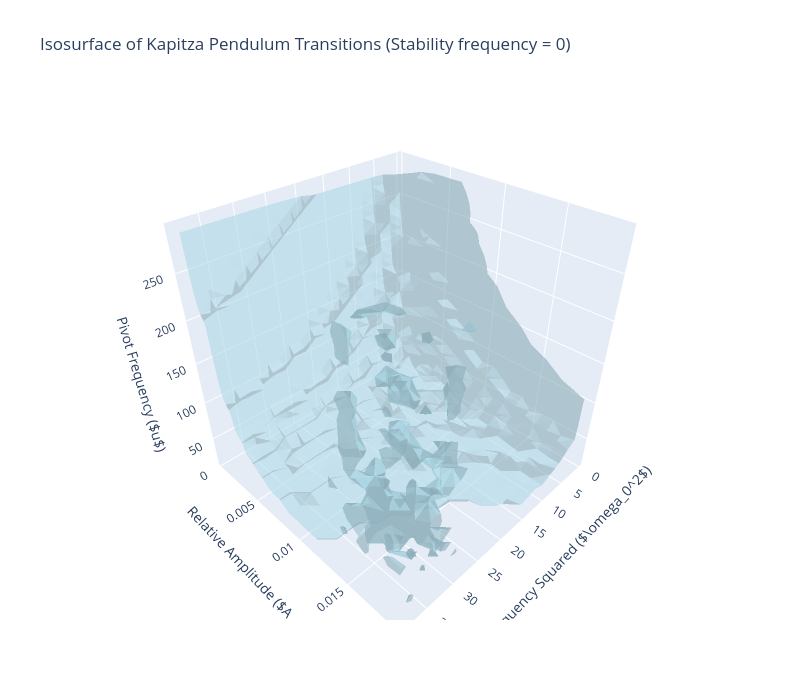

Notebook code cell kept with this figure:
### Code cell
from skimage import measure
import plotly.graph_objects as go

# 1. Run the marching cubes algorithm to extract the isosurface where value == 0
# Note: marching_cubes expects the volume axes order to match (omega_0, amplitude, frequency)
# We pass spacing to scale the coordinates to your real parameter values: (d_omega, d_amp, d_freq)
d_omega = omega_0_sqr[1] - omega_0_sqr[0]
d_amp = rel_amplitude[1] - rel_amplitude[0]
d_freq = frequency[1] - frequency[0]

# Extract isosurface at level = 0.0
verts, faces, normals, values = measure.marching_cubes(
    frequencies_3d, 
    level=0.0, 
    spacing=(d_omega, d_amp, d_freq)
)

# Shift vertices back to match your actual coordinate ranges starting points
verts[:, 0] += omega_0_sqr[0]  # x-axis: omega_0_sqr
verts[:, 1] += rel_amplitude[0] # y-axis: rel_amplitude
verts[:, 2] += frequency[0]    # z-axis: frequency

# 2. Plot the 3D surface interactively using Plotly
fig_3d = go.Figure(data=[
    go.Mesh3d(
        x=verts[:, 0],
        y=verts[:, 1],
        z=verts[:, 2],
        i=faces[:, 0],
        j=faces[:, 1],
        k=faces[:, 2],
        color='lightblue',
        opacity=0.6,
        flatshading=True
    )
])

fig_3d.update_layout(
    title='Isosurface of Kapitza Pendulum Transitions (Stability frequency = 0)',
    scene=dict(
        xaxis_title='Natural Frequency Squared ($\omega_0^2$)',
        yaxis_title='Relative Amplitude ($A_g$)',
        zaxis_title='Pivot Frequency ($\nu$)'
    ),
    width=800,
    height=700
)

fig_3d.show()

### Figure 1 — Plotly figure (JSON) as saved in the notebook; plotly's stock layout.template omitted (floating-point values rounded to 4 significant figures; data arrays with more than 128 entries replaced by an {"elided": "..."} marker saying what was removed)
{"data": [{"color": "lightblue", "flatshading": true, "i": {"elided": "2841 int values"}, "j": {"elided": "2841 int values"}, "k": {"elided": "2841 int values"}, "opacity": 0.6, "type": "mesh3d", "x": {"elided": "1599 float values"}, "y": {"elided": "1599 float values"}, "z": {"elided": "1599 float values"}}], "layout": {"height": 700, "scene": {"xaxis": {"title": {"text": "Natural Frequency Squared ($\\omega_0^2$)"}}, "yaxis": {"title": {"text": "Relative Amplitude ($A_g$)"}}, "zaxis": {"title": {"text": "Pivot Frequency ($\nu$)"}}}, "title": {"text": "Isosurface of Kapitza Pendulum Transitions (Stability frequency = 0)"}, "width": 800}}
